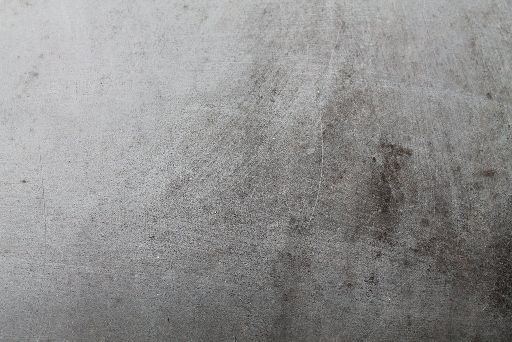
%> input picture Assets/concrete.jpg, 512 x 342 px
$ octave --eval "spawnEnvironment;"   (GNU Octave 9; MATLAB toolbox functions it lacks are replaced by stand-ins)
%> lines starting %> are read from the running program, lines starting %| are printed output that depends on the picture
function spawnEnvironment()

workspace = [-5 5 -5 5 -5 3]; % creating the workspace

%% Creating the environment
    % Concrete floor
    surf([-4,-4;3,3], ...
         [-4,3;-4,3], ...
         [0,0;0,0], ...
         'CData',imread('concrete.jpg'), ...
         'FaceColor','texturemap');
    hold on;  % To keep adding more assets to the environment

    % Brick Walls
    surf([-4, -4; 3, 3], ...
         [3, 3; 3, 3], ...
         [0, 2; 0, 2], ...
         'CData',imrotate(imread('brick_wall.jpg'), 90), ...  % Rotate the texture 90 degrees
         'FaceColor','texturemap');
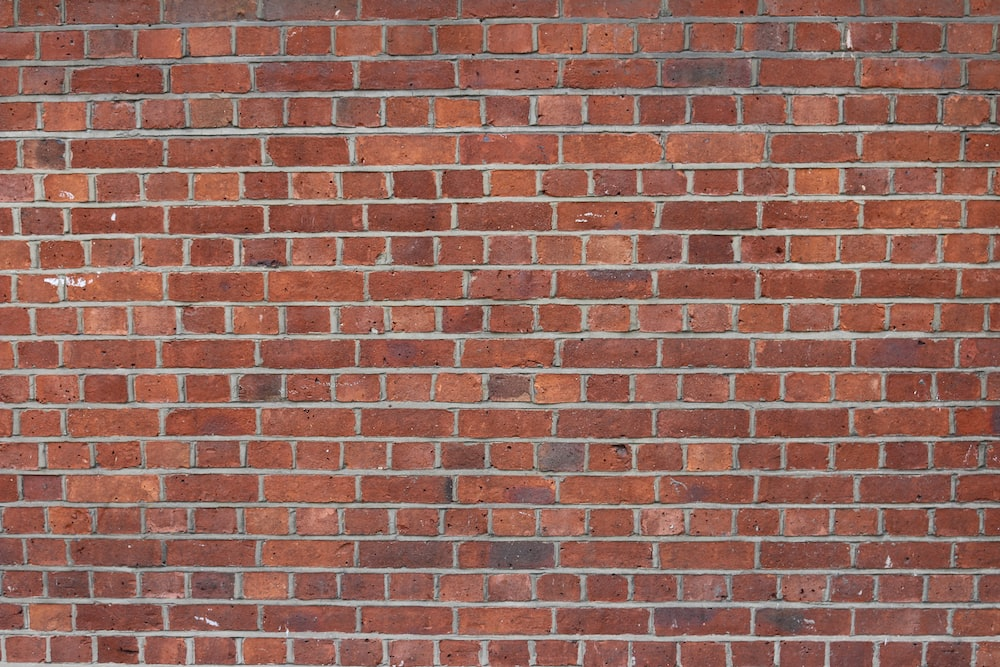
%> input picture Assets/brick_wall.jpg, 1000 x 667 px
%> `spawnEnvironment;`:
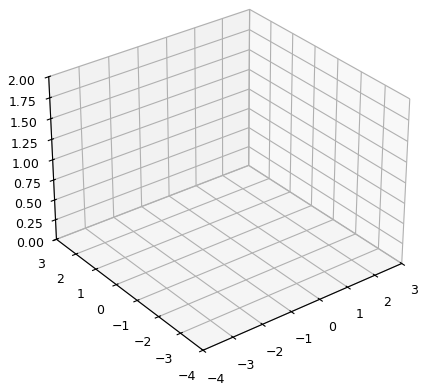
%> figure redrawn from the program's plot data
    surf([3, 3; 3, 3], ...
         [-4, -4; 3, 3], ...
         [0, 2; 0, 2], ...
         'CData',imrotate(imread('brick_wall.jpg'), 90), ...  % Rotate the texture 90 degrees
         'FaceColor','texturemap');

camlight;
